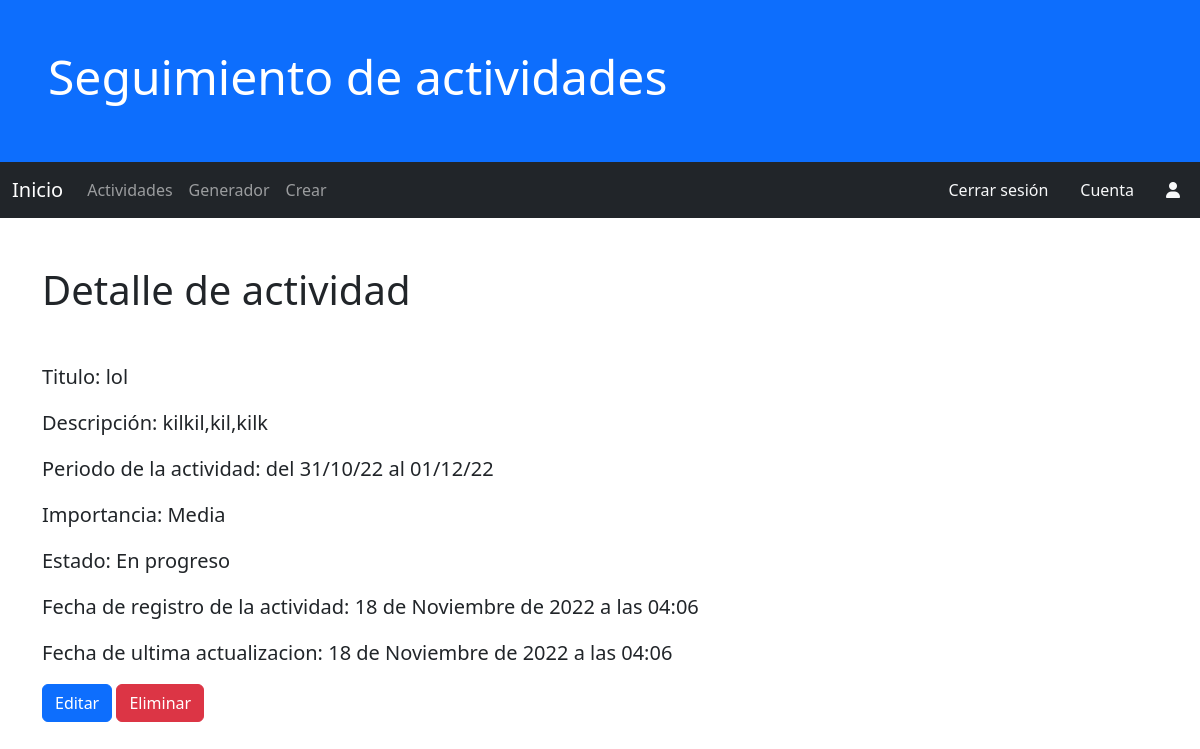
Page /actividades/detalle/42/ on the committed database.
### actividades/models.py (models this page shows, shortened)
class Actividad(models.Model):
    titulo = models.CharField(max_length=256,null=False, verbose_name="Titulo")
    descripcion = models.TextField(verbose_name="descripcion", null=True, blank=True)
    fecha_inicio = models.DateField()
    fecha_limite = models.DateField(verbose_name="fecha limite")
    importancia = models.ForeignKey(EtiquetaImportancia, on_delete=models.CASCADE)
    estado = models.ForeignKey(EtiquetaEstado, on_delete=models.CASCADE)
    fecha_creacion = models.DateTimeField(auto_now_add=True, verbose_name="fecha creacion")
    fecha_actualizacion = models.DateTimeField(auto_now=True, verbose_name="fecha actualizacion")
    class Meta:
        verbose_name = "Actividad"
        verbose_name_plural = "Actividades"
        ordering = ['-fecha_creacion']

class EtiquetaImportancia(models.Model):
    titulo =models.CharField(max_length=32, null=False, verbose_name="titulo")
    fecha_creacion = models.DateTimeField(auto_now_add=True, verbose_name="fecha creacion")
    def __str__(self):
        return self.titulo
    class Meta:
        verbose_name = "Etiqueta de importancia"
        verbose_name_plural = "Etiquetas de importancia"
        ordering = ['fecha_creacion']

class EtiquetaEstado(models.Model):
    titulo =models.CharField(max_length=32, null=False, verbose_name="titulo")
    fecha_creacion = models.DateTimeField(auto_now_add=True, verbose_name="fecha creacion")
    def __str__(self):
        return self.titulo
    class Meta:
        verbose_name = "Etiqueta de estado"
        verbose_name_plural = "Etiquetas de estado"
        ordering = ['fecha_creacion']

### actividades/views.py (the view, shortened to what this page needs)
# urls.py: path('detalle/<int:pk>/', views.ActividadesDetalle.as_view(), name='detalle'),
class ActividadesDetalle(DetailView):
    model = Actividad
    template_name = 'actividades/detalle.html'

### actividades/templates/actividades/detalle.html (shortened to what this page needs)
{% extends 'actividades/base.html' %}
{% block contenido %}
<div class="container my-5">
    <h1 class="display-6">Detalle de actividad</h1>
</div>
<div class="container">
    <p class="lead"> <strong> Titulo:</strong> {{actividad.titulo}}</p>
    <p class="lead"> <strong> Descripción:</strong> {{actividad.descripcion}}</p>
    <p class="lead"> <strong> Periodo de la actividad:</strong> del {{actividad.fecha_inicio|date:'d/m/y'}} al {{actividad.fecha_limite|date:'d/m/y'}} </p>
    <p class="lead"> <strong> Importancia:</strong> {{actividad.importancia}}</p>
    <p class="lead"> <strong> Estado:</strong> {{actividad.estado}}</p>
    <p class="lead"> <strong> Fecha de registro de la actividad:</strong> {{actividad.fecha_creacion}}</p>
    <p class="lead"> <strong> Fecha de ultima actualizacion:</strong> {{actividad.fecha_actualizacion}}</p>
    <div>
        <a href="{% url 'actividades:editar' actividad.id %}" class="btn btn-primary">Editar</a>
        <a href="{% url 'actividades:eliminar' actividad.id %}" class="btn btn-danger" >Eliminar</a>
    </div>
</div>
{% endblock %}

### rows in the picture
Actividad: titulo "lol", descripcion "kilkil,kil,kilk", fecha_inicio "31/10/22", fecha_limite "01/12/22", importancia "Media", estado "En progreso", fecha_creacion "18 de Noviembre de 2022 a las 04:06", fecha_actualizacion "18 de Noviembre de 2022 a las 04:06"
